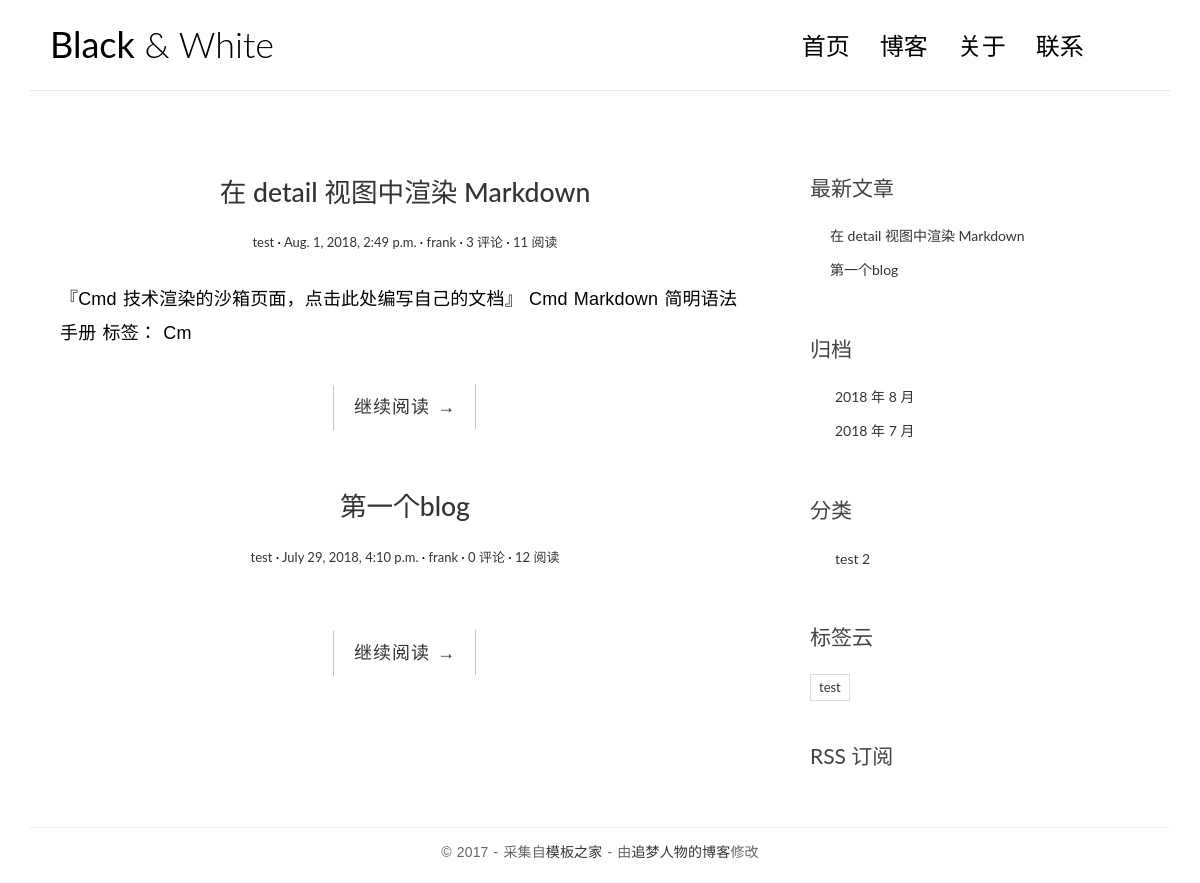
The app's page /, older data.
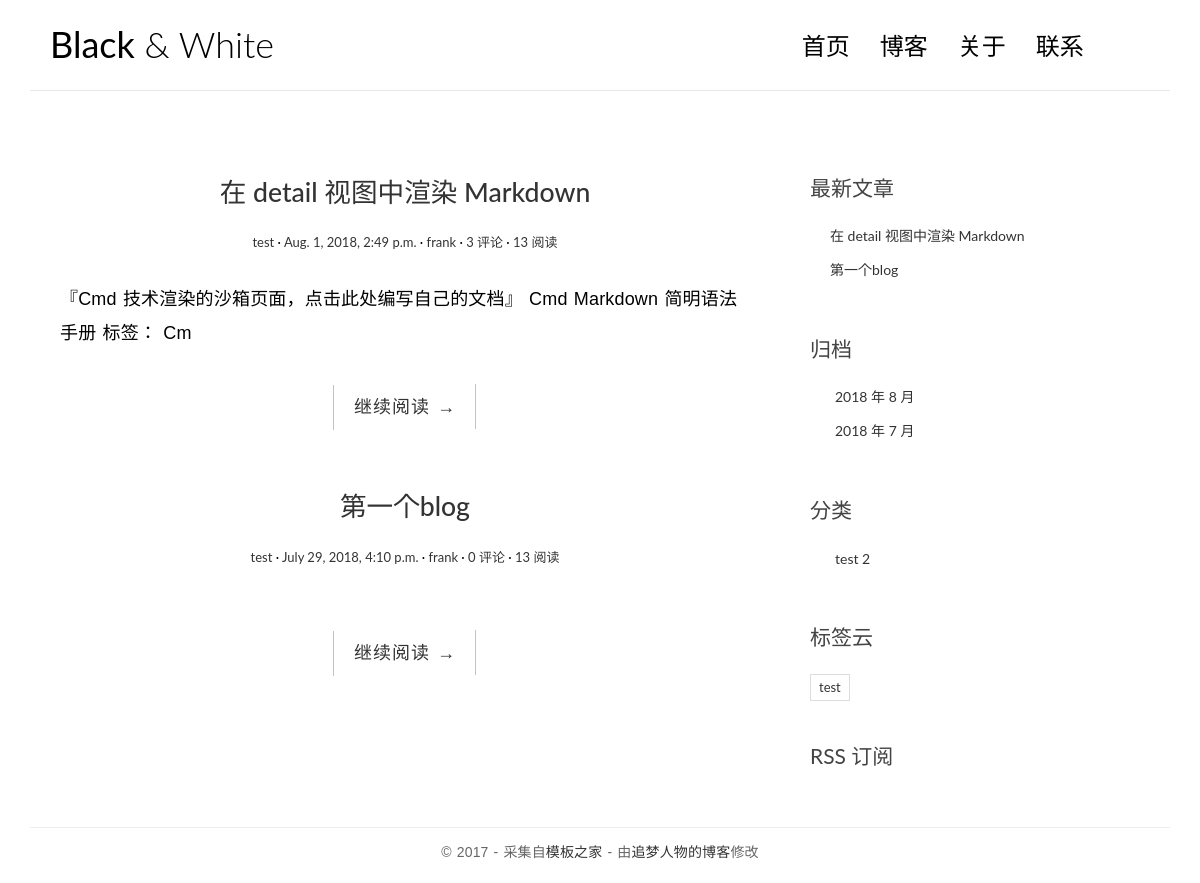
The same page, newer data.
### blog/models.py (models this page shows, shortened)
class Post(models.Model):
    title = models.CharField(max_length=70)
    body = models.TextField()
    created_time = models.DateTimeField()
    modified_time = models.DateTimeField()
    excerpt = models.CharField(max_length=200, blank=True)
    category = models.ForeignKey(Category, on_delete=models.CASCADE)
    tags = models.ManyToManyField(Tag, blank=True)
    author = models.ForeignKey(User, on_delete=models.CASCADE)
    views = models.PositiveIntegerField(default=0)
    def get_absolute_url(self):
        return reverse('blog:detail', kwargs={'pk': self.pk})
    class Meta:
        ordering = ['-created_time', 'title']

class Category(models.Model):
    name = models.CharField(max_length=100)

### blog/views.py (the view, shortened to what this page needs)
# urls.py: path(r'', views.IndexView.as_view(), name='index'),
class IndexView(ListView):
    model = Post
    template_name = 'blog/index.html'
    context_object_name = 'post_list'
    paginate_by = 10
    def get_context_data(self, **kwargs):
        context = super().get_context_data(**kwargs)
        paginator = context.get('paginator')
        page = context.get('page_obj')
        is_paginated = context.get('is_paginated')
        pagination_data = self.pagination_data(paginator, page, is_paginated)
        context.update(pagination_data)
        return context
    def pagination_data(self, paginator, page, is_paginated):
        if not is_paginated:
            return {}

### blog/templatetags/blog_tags.py (called while the page is built)
@register.simple_tag
def get_recent_posts(num=5):
    return Post.objects.all().order_by('-created_time')[:num]

@register.simple_tag
def archives():
    return Post.objects.dates('created_time', 'month', order='DESC')

@register.simple_tag
def get_categories():
    return Category.objects.annotate(num_posts=Count('post')).filter(num_posts__gt=0)

@register.simple_tag
def get_tags():
    return Tag.objects.annotate(num_posts=Count('post'))

### blog/templates/blog/index.html (shortened to what this page needs)
{% extends 'base.html' %}
{% block main %}
    {% for post in post_list %}
        <article class="post post-{{ post.pk }}">
            <header class="entry-header">
                <h1 class="entry-title">
                    <a href="{{ post.get_absolute_url }}">{{ post.title }}</a>
                </h1>
                <div class="entry-meta">
                    <span class="post-category"><a href="#">{{ post.category.name }}</a></span>
                    <span class="post-date"><a href="#"><time class="entry-date"
                                                              datetime="{{ post.created_time }}">{{ post.created_time }}</time></a></span>
                    <span class="post-author"><a href="#">{{ post.author }}</a></span>
                    <span class="comments-link"><a href="#">{{ post.comment_set.count }} 评论</a></span>
                    <span class="views-count"><a href="#">{{ post.views }} 阅读</a></span>
                </div>
            </header>
            <div class="entry-content clearfix">
                <p>{{ post.excerpt }}</p>
                <div class="read-more cl-effect-14">
                    <a href="{{ post.get_absolute_url }}" class="more-link">继续阅读 <span class="meta-nav">→</span></a>
                </div>
            </div>
        </article>
    {% empty %}
        <div class="no-post">暂时还没有发布的文章！</div>
    {% endfor %}
{% endblock main %}

### blog/templates/base.html (shortened to what the changed rows need)
{% load staticfiles %}
{% load blog_tags %}
<!DOCTYPE html>
<html>
<head>
    <link rel="stylesheet" href="http://code.ionicframework.com/ionicons/2.0.1/css/ionicons.min.css">
    <link href="https://cdn.bootcss.com/bootstrap/3.3.7/css/bootstrap.min.css" rel="stylesheet">
    <link rel="stylesheet" href="{% static 'blog/css/pace.css' %}">
    <link rel="stylesheet" href="{% static 'blog/css/custom.css' %}">
    <link rel="stylesheet" href="{% static 'blog/css/highlights/github.css' %}">
</head>
<body>
<div class="container">
    <header id="site-header">
        <div class="row">
            <div class="col-md-4 col-sm-5 col-xs-8">
                <div class="logo">
                    <h1><a href="{% url 'blog:index' %}"><b>Black</b> &amp; White</a></h1>
                </div>
            </div>
        </div>
    </header>
</div>
<div class="content-body">
    <div class="container">
        <div class="row">
            <main class="col-md-8">
                {% block main %}
                {% endblock main %}
            </main>
            <aside class="col-md-4">
                <div class="widget widget-recent-posts">
                  {% get_recent_posts as recent_post_list %}
                  <ul>
                    {% for post in recent_post_list %}
                    <li>
                      <a href="{{ post.get_absolute_url }}">{{ post.title }}</a>
                    </li>
                    {% empty %}
                    暂无文章！
                    {% endfor %}
                  </ul>
                </div>
                  {% archives as date_list %}
                  {% get_categories as category_list %}
                  {% get_tags as tag_list %}
            </aside>
        </div>
    </div>
</div>
</body>
</html>

Row changes from the older to the newer data that the page shows:
changed Post "在 detail 视图中渲染 Markdown": views "11" → "13"
changed Post "第一个blog": views "12" → "13"
